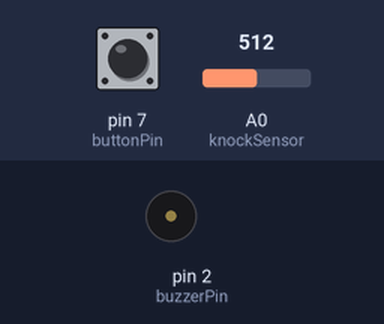
A sketch run on a simulated Arduino Uno, built with avr-gcc and run on an emulated ATmega328P. Parts: buzzer (waves = sounding). The inputs (shaded band) are chosen by the test bench; at power-on: pin 7 (buttonPin) LOW, A0 (knockSensor) = 512. What the sketch prints to the serial monitor is not drawn.

Above: at 0.1 s.
At 26.4 s:
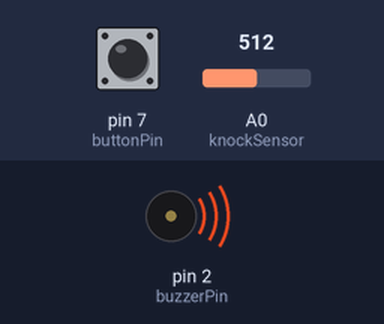
Timing chart, 0 to 40.0 s (numbered marks = the images above):
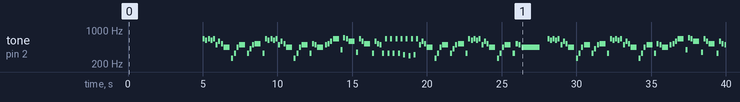

Measured:
- by itself, tone on pin 2 (buzzerPin): plays 659 Hz for 0.13 s, 622 Hz for 0.13 s, 659 Hz for 0.13 s, 622 Hz for 0.13 s, 659 Hz for 0.13 s, 494 Hz for 0.13 s … (146 notes in this stretch)

The sketch:

hw2_KnockToSing.ino
```cpp
// notes, melody and tones taken from https://gist.github.com/Pietruz3000/a03f8cb4ea993a609764279e2bcbdac7
#define NOTE_B0  31
#define NOTE_C1  33
#define NOTE_CS1 35
#define NOTE_D1  37
#define NOTE_DS1 39
#define NOTE_E1  41
#define NOTE_F1  44
#define NOTE_FS1 46
#define NOTE_G1  49
#define NOTE_GS1 52
#define NOTE_A1  55
#define NOTE_AS1 58
#define NOTE_B1  62
#define NOTE_C2  65
#define NOTE_CS2 69
#define NOTE_D2  73
#define NOTE_DS2 78
#define NOTE_E2  82
#define NOTE_F2  87
#define NOTE_FS2 93
#define NOTE_G2  98
#define NOTE_GS2 104
#define NOTE_A2  110
#define NOTE_AS2 117
#define NOTE_B2  123
#define NOTE_C3  131
#define NOTE_CS3 139
#define NOTE_D3  147
#define NOTE_DS3 156
#define NOTE_E3  165
#define NOTE_F3  175
#define NOTE_FS3 185
#define NOTE_G3  196
#define NOTE_GS3 208
#define NOTE_A3  220
#define NOTE_AS3 233
#define NOTE_B3  247
#define NOTE_C4  262
#define NOTE_CS4 277
#define NOTE_D4  294
#define NOTE_DS4 311
#define NOTE_E4  330
#define NOTE_F4  349
#define NOTE_FS4 370
#define NOTE_G4  392
#define NOTE_GS4 415
#define NOTE_A4  440
#define NOTE_AS4 466
#define NOTE_B4  494
#define NOTE_C5  523
#define NOTE_CS5 554
#define NOTE_D5  587
#define NOTE_DS5 622
#define NOTE_E5  659
#define NOTE_F5  698
#define NOTE_FS5 740
#define NOTE_G5  784
#define NOTE_GS5 831
#define NOTE_A5  880
#define NOTE_AS5 932
#define NOTE_B5  988
#define NOTE_C6  1047
#define NOTE_CS6 1109
#define NOTE_D6  1175
#define NOTE_DS6 1245
#define NOTE_E6  1319
#define NOTE_F6  1397
#define NOTE_FS6 1480
#define NOTE_G6  1568
#define NOTE_GS6 1661
#define NOTE_A6  1760
#define NOTE_AS6 1865
#define NOTE_B6  1976
#define NOTE_C7  2093
#define NOTE_CS7 2217
#define NOTE_D7  2349
#define NOTE_DS7 2489
#define NOTE_E7  2637
#define NOTE_F7  2794
#define NOTE_FS7 2960
#define NOTE_G7  3136
#define NOTE_GS7 3322
#define NOTE_A7  3520
#define NOTE_AS7 3729
#define NOTE_B7  3951
#define NOTE_C8  4186
#define NOTE_CS8 4435
#define NOTE_D8  4699
#define NOTE_DS8 4978

int melody[] = {
  NOTE_E5, NOTE_DS5, NOTE_E5, NOTE_DS5,
  NOTE_E5, NOTE_B4, NOTE_D5, NOTE_C5,
  NOTE_A4, NOTE_C4, NOTE_E4, NOTE_A4,
  NOTE_B4, NOTE_E4, NOTE_GS4, NOTE_B4,

  NOTE_C5, NOTE_E4, NOTE_E5, NOTE_DS5,
  NOTE_E5, NOTE_DS5, NOTE_E5, NOTE_B4,
  NOTE_D5, NOTE_C5, NOTE_A4, NOTE_C4,
  NOTE_E4, NOTE_A4, NOTE_B4, NOTE_E4,

  NOTE_C5, NOTE_B4, NOTE_A4, NOTE_B4,
  NOTE_C5, NOTE_D5, NOTE_E5, NOTE_G4,
  NOTE_F5, NOTE_E5, NOTE_D5, NOTE_F4,
  NOTE_E5, NOTE_D5, NOTE_C5, NOTE_E4,

  NOTE_D5, NOTE_C5, NOTE_B4, NOTE_E4,
  NOTE_E5, NOTE_E4, NOTE_E5, NOTE_E4,
  NOTE_E5, NOTE_E4, NOTE_E5, NOTE_DS4,
  NOTE_E5, NOTE_D4, NOTE_E5, NOTE_DS4,

  NOTE_E5, NOTE_B4, NOTE_D5, NOTE_C5,
  NOTE_A4, NOTE_C4, NOTE_E4, NOTE_A4,
  NOTE_B4, NOTE_E4, NOTE_GS4, NOTE_B4,
  NOTE_C5, NOTE_E4, NOTE_E5, NOTE_DS5,

  NOTE_E5, NOTE_DS5, NOTE_E5, NOTE_B4,
  NOTE_D5, NOTE_C5, NOTE_A4, NOTE_C4,
  NOTE_E4, NOTE_A4, NOTE_B4, NOTE_E4,
  NOTE_C5, NOTE_B4, NOTE_A4, 0,

};

int tempo[] = {
  9, 9, 9, 9,
  9, 9, 9, 9,
  3, 9, 9, 9,
  3, 9, 9, 9,

  3, 9, 9, 9,
  9, 9, 9, 9,
  9, 9, 3, 9,
  9, 9, 3, 9,

  9, 9, 3, 9,
  9, 9, 3, 9,
  9, 9, 3, 9,
  9, 9, 3, 9,

  9, 9, 9, 9,
  9, 9, 9, 9,
  9, 9, 9, 9,
  9, 9, 9, 9,

  9, 9, 9, 9,
  3, 9, 9, 9,
  3, 9, 9, 9,
  3, 9, 9, 9,

  9, 9, 9, 9,
  9, 9, 3, 9,
  9, 9, 3, 8,
  8, 8, 1, 9,
};

const int knockSensor = A0;
const int buzzerPin = 2;
const int buttonPin = 7;
const int threshold = 0;
const int melodyDelay = 5000;
const int melodySize = sizeof(melody) / sizeof(int);

int sensorReading = 0;
int buttonState = LOW;
int melodyOn = 0;
int waitingForMelody = 0;
int currentNote = 0;
int pauseBetweenNotes = 0;

unsigned long int lastMillis = 0;
unsigned long int currentMillis = 0;
unsigned long int lastNoteMillis = 0;

void setup() {
  pinMode(buzzerPin, OUTPUT);
  pinMode(knockSensor, INPUT);
  pinMode(buttonPin, INPUT);
  Serial.begin(9600);
}

void sing() {

  if (millis() - lastNoteMillis < pauseBetweenNotes) {
    return;
  }

  int noteDuration = 1000 / tempo[currentNote] * 1.2;
  tone(buzzerPin, melody[currentNote], noteDuration);
  pauseBetweenNotes = noteDuration * 1.3;
  lastNoteMillis = millis();

  ++ currentNote;
  if (currentNote == melodySize) {
    currentNote = 0;
  }
}

void stopMelody() {
  noTone(buzzerPin);
  currentNote = 0;
}

void loop() {
  sensorReading = analogRead(knockSensor);
  Serial.println(knockSensor);
  if (sensorReading >= threshold and !melodyOn and !waitingForMelody) {
    waitingForMelody = 1;
    lastMillis = millis();
  }
  if (waitingForMelody) {
    currentMillis = millis();
    if (currentMillis - lastMillis >= melodyDelay) {
      waitingForMelody = 0;
      melodyOn = 1;
    }
  }
  if (melodyOn) {
    buttonState = digitalRead(buttonPin);
    if (buttonState == HIGH) {
      stopMelody();
      melodyOn = 0;
    }
    else {
      sing();
    }
  }
}
```
